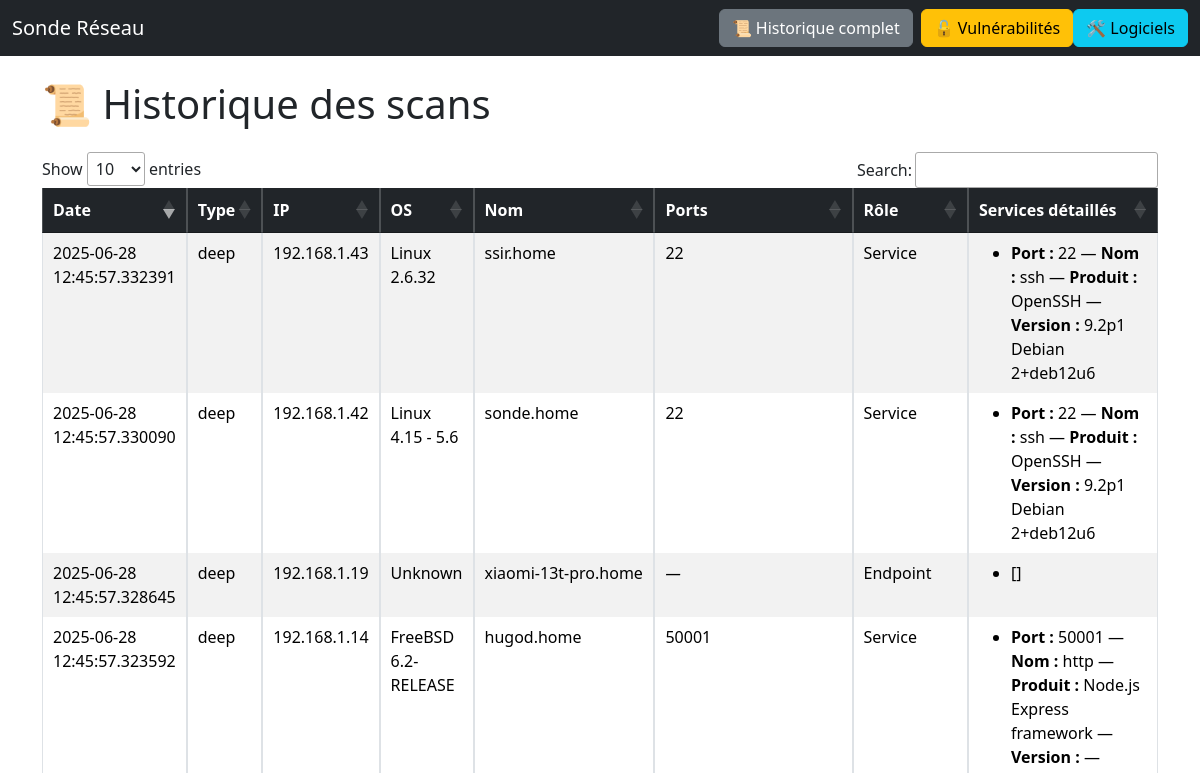
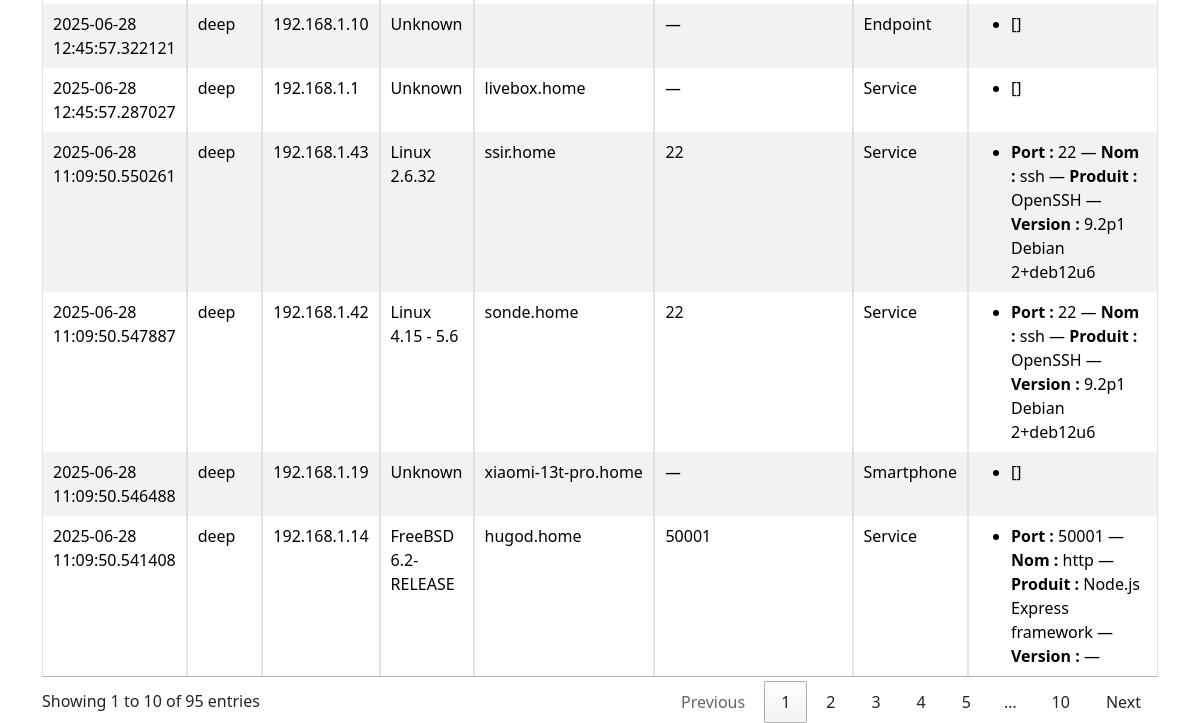
Page /historique on the earlier database version (2 pictures, top to bottom).
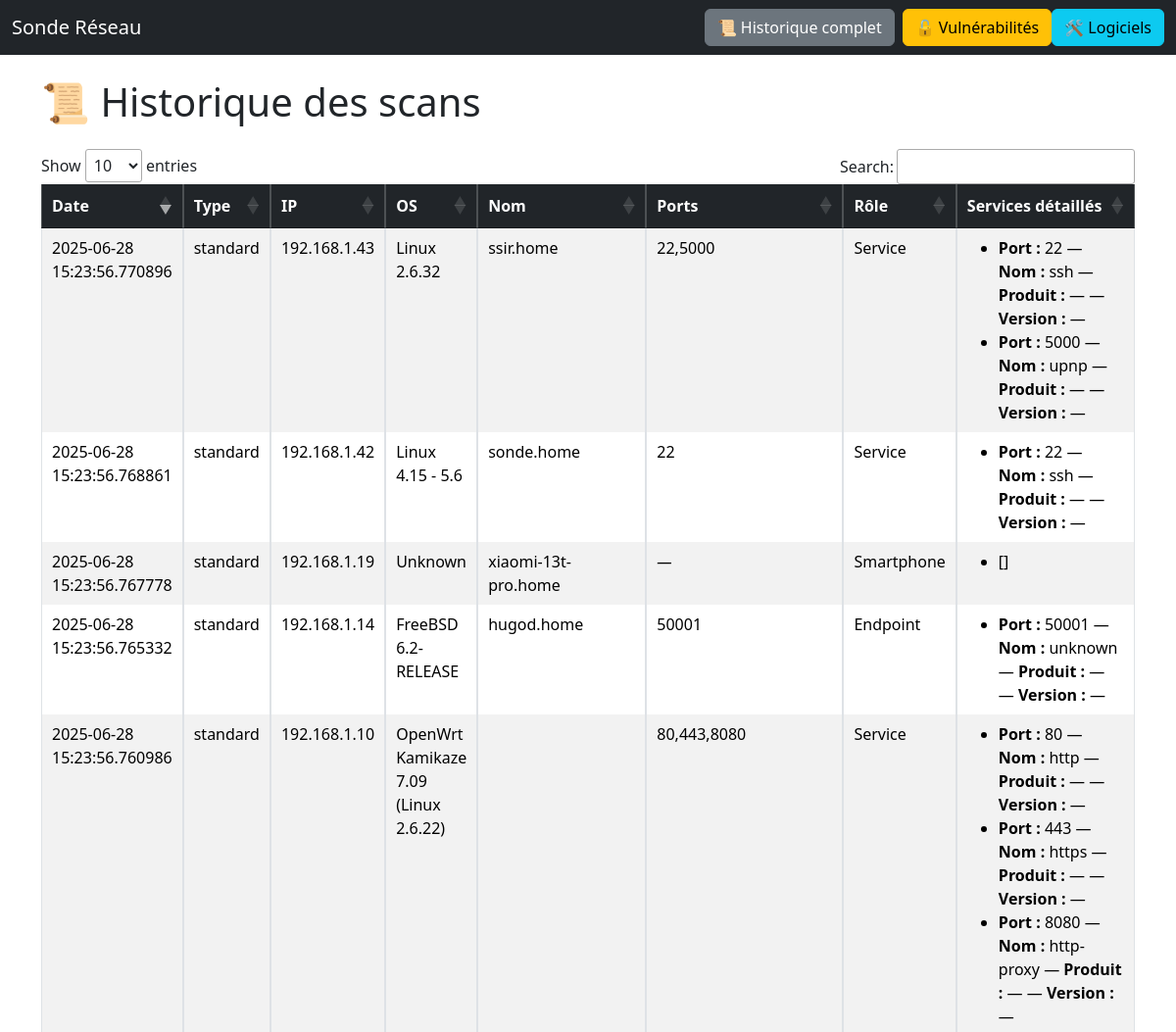
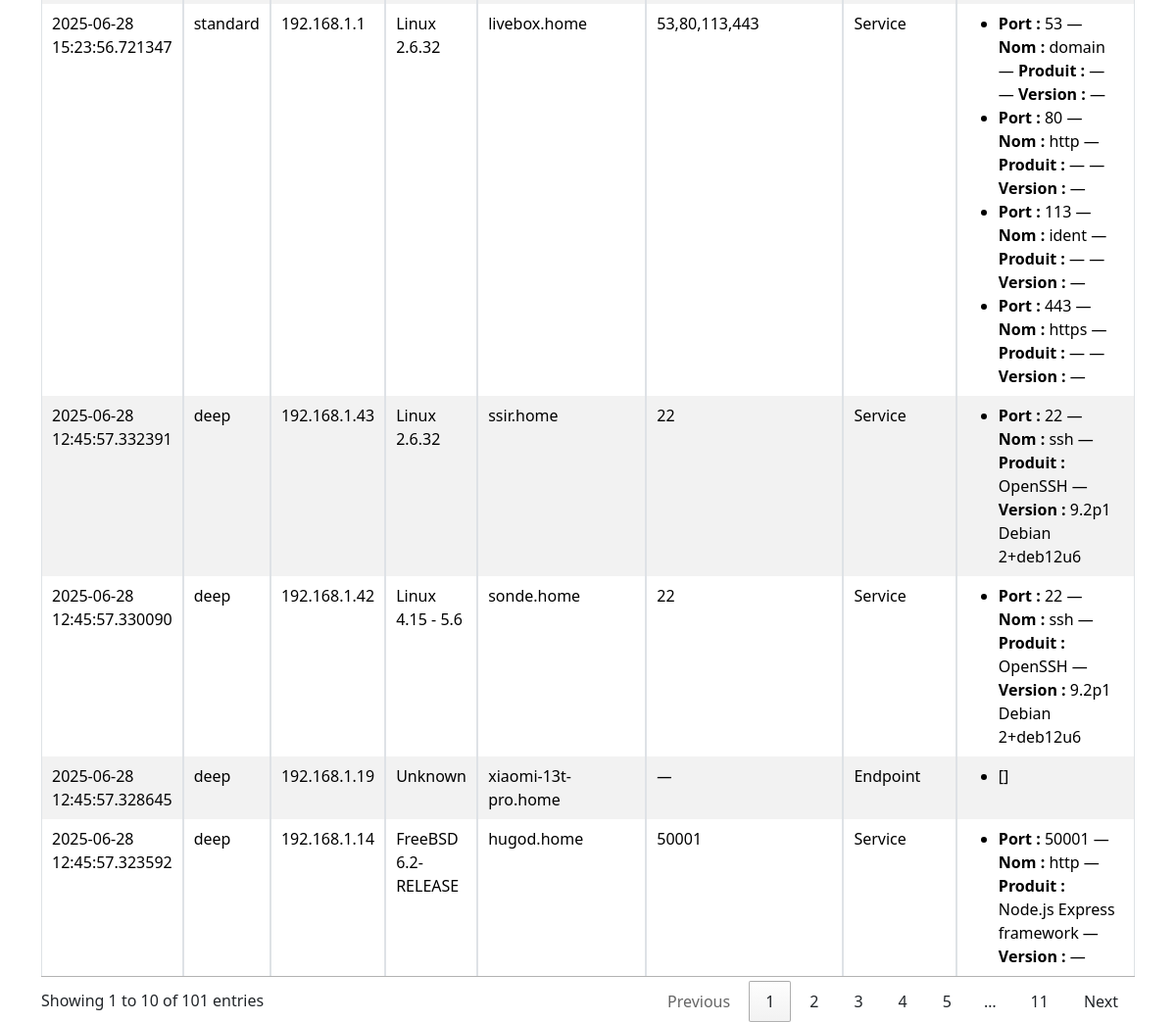
Same page on the later database version (2 pictures, top to bottom).
### BD/scan_db.py (models this page shows)
class Scan(Base):
    __tablename__ = "scans"
    id        = Column(Integer, primary_key=True)
    timestamp = Column(DateTime, default=datetime.utcnow, nullable=False)
    scan_type = Column(String)
    ip        = Column(String)
    os        = Column(String)
    hostname  = Column(String)
    netbios   = Column(String)
    ports     = Column(String)
    role      = Column(String)
    device_type = Column(String)
    services  = Column(Text)
    cves      = Column(Text)
    ai_score  = Column(Float)  # Nouveau champ
    ai_method = Column(String)  # Nouveau champ
    services_rel = relationship(
        "Service", back_populates="scan",
        cascade="all, delete-orphan",
    )

class Service(Base):
    __tablename__ = "services"
    id      = Column(Integer, primary_key=True)
    scan_id = Column(Integer, ForeignKey("scans.id"), nullable=False)
    port    = Column(Integer)
    name    = Column(String)
    product = Column(String)
    version = Column(String)
    cves    = Column(String)
    scan      = relationship("Scan", back_populates="services_rel")
    cve_assoc = relationship(
        "ServiceCVE", back_populates="service",
        cascade="all, delete-orphan",
    )

### app.py (the view)
@app.route("/historique")
def historique():
    session = Session()
    entries = (
        session.query(Scan)
               .options(joinedload(Scan.services_rel))
               .order_by(Scan.timestamp.desc())
               .all()
    )
    session.close()
    return render_template("historique.html", entries=entries)

### templates/historique.html (shortened to what this page needs)
<!DOCTYPE html>
<html lang="fr">
<head>
  <link href="https://cdn.jsdelivr.net/npm/bootstrap@5.3.3/dist/css/bootstrap.min.css" rel="stylesheet">
  <link href="https://cdn.datatables.net/1.13.6/css/jquery.dataTables.min.css" rel="stylesheet">
</head>
<body>
  <nav class="navbar navbar-expand-lg navbar-dark bg-dark">
    <div class="container-fluid">
      <a class="navbar-brand" href="{{ url_for('index') }}">Sonde Réseau</a>
      <div class="d-flex">
        <a href="{{ url_for('historique') }}" class="btn btn-secondary me-2">📜 Historique complet</a>
        <a href="{{ url_for('vulns') }}" class="btn btn-warning">🔓 Vulnérabilités</a>
        <a href="{{ url_for('software') }}" class="btn btn-info">🛠️ Logiciels</a>
      </div>
    </div>
  </nav>
  <div class="container mt-4">
    <h1 class="mb-4">📜 Historique des scans</h1>
    <table id="historiqueTable" class="table table-bordered table-striped">
      <thead class="table-dark">
        <tr>
          <th>Date</th>
          <th>Type</th>
          <th>IP</th>
          <th>OS</th>
          <th>Nom</th>
          <th>Ports</th>
          <th>Rôle</th>
          <th>Services détaillés</th>
        </tr>
      </thead>
      <tbody>
        {% for scan in entries %}
        <tr>
          <td>{{ scan.timestamp }}</td>
          <td>{{ scan.scan_type }}</td>
          <td>{{ scan.ip }}</td>
          <td>{{ scan.os }}</td>
          <td>{{ scan.hostname or "" }}</td>
          <td>
            {% if scan.ports %}
              {{ scan.ports }}
            {% else %}
              <em>—</em>
            {% endif %}
          </td>
          <td>
            {% if scan.role %}
              {{ scan.role }}
            {% else %}
              <em>—</em>
            {% endif %}
          </td>
          <td>
            {% if scan.services_rel %}
              <ul class="mb-0">
                {% for svc in scan.services_rel %}
                <li>
                  <strong>Port :</strong> {{ svc.port or "—" }} —
                  <strong>Nom :</strong> {{ svc.name or "—" }} —
                  <strong>Produit :</strong> {{ svc.product or "—" }} —
                  <strong>Version :</strong> {{ svc.version or "—" }}
                </li>
                {% endfor %}
              </ul>
            {% elif scan.services %}
              <ul class="mb-0">
                {% for line in scan.services.split('\n') %}
                  {% if line.strip() %}
                    <li>{{ line }}</li>
                  {% endif %}
                {% endfor %}
              </ul>
            {% else %}
              <em>—</em>
            {% endif %}
          </td>
        </tr>
        {% endfor %}
      </tbody>
    </table>
  </div>
</body>
</html>

Differences in the rows shown:
no longer on this page (row unchanged): Scan: timestamp "2025-06-28 12:45:57.322121", scan_type "deep", ip "192.168.1.10", os "Unknown", role "Endpoint", services "[]"
no longer on this page (row unchanged): Scan: timestamp "2025-06-28 12:45:57.287027", scan_type "deep", ip "192.168.1.1", os "Unknown", hostname "livebox.home", role "Service", services "[]"
no longer on this page (row unchanged): Scan: timestamp "2025-06-28 11:09:50.550261", scan_type "deep", ip "192.168.1.43", os "Linux 2.6.32", hostname "ssir.home", ports "22", role "Service", shown under "📜 Historique des scans"
no longer on this page (row unchanged): Service: port "22", name "ssh", product "OpenSSH", version "9.2p1 Debian 2+deb12u6", shown under "2025-06-28 11:09:50.550261"
no longer on this page (row unchanged): Scan: timestamp "2025-06-28 11:09:50.547887", scan_type "deep", ip "192.168.1.42", os "Linux 4.15 - 5.6", hostname "sonde.home", ports "22", role "Service", shown under "📜 Historique des scans"
no longer on this page (row unchanged): Service: port "22", name "ssh", product "OpenSSH", version "9.2p1 Debian 2+deb12u6", shown under "2025-06-28 11:09:50.547887"
no longer on this page (row unchanged): Scan: timestamp "2025-06-28 11:09:50.546488", scan_type "deep", ip "192.168.1.19", os "Unknown", hostname "xiaomi-13t-pro.home", role "Smartphone", services "[]"
no longer on this page (row unchanged): Scan: timestamp "2025-06-28 11:09:50.541408", scan_type "deep", ip "192.168.1.14", os "FreeBSD 6.2-RELEASE", hostname "hugod.home", ports "50001", role "Service", shown under "📜 Historique des scans"
no longer on this page (row unchanged): Service: port "50001", name "http", product "Node.js Express framework", version "—", shown under "2025-06-28 11:09:50.541408"
added Scan: timestamp "2025-06-28 15:23:56.770896", scan_type "standard", ip "192.168.1.43", os "Linux 2.6.32", hostname "ssir.home", ports "22,5000", role "Service", shown under "📜 Historique des scans"
added Service: port "22", name "ssh", product "—", version "—", shown under "2025-06-28 15:23:56.770896"
added Service: port "5000", name "upnp", product "—", version "—", shown under "2025-06-28 15:23:56.770896"
added Scan: timestamp "2025-06-28 15:23:56.768861", scan_type "standard", ip "192.168.1.42", os "Linux 4.15 - 5.6", hostname "sonde.home", ports "22", role "Service", shown under "📜 Historique des scans"
added Service: port "22", name "ssh", product "—", version "—", shown under "2025-06-28 15:23:56.768861"
added Scan: timestamp "2025-06-28 15:23:56.767778", scan_type "standard", ip "192.168.1.19", os "Unknown", hostname "xiaomi-13t-pro.home", role "Smartphone", services "[]"
added Scan: timestamp "2025-06-28 15:23:56.765332", scan_type "standard", ip "192.168.1.14", os "FreeBSD 6.2-RELEASE", hostname "hugod.home", ports "50001", role "Endpoint", shown under "📜 Historique des scans"
added Service: port "50001", name "unknown", product "—", version "—", shown under "2025-06-28 15:23:56.765332"
added Scan: timestamp "2025-06-28 15:23:56.760986", scan_type "standard", ip "192.168.1.10", os "OpenWrt Kamikaze 7.09 (Linux 2.6.22)", ports "80,443,8080", role "Service", shown under "📜 Historique des scans"
added Service: port "80", name "http", product "—", version "—", shown under "2025-06-28 15:23:56.760986"
added Service: port "443", name "https", product "—", version "—", shown under "2025-06-28 15:23:56.760986"
added Service: port "8080", name "http-proxy", product "—", version "—", shown under "2025-06-28 15:23:56.760986"
added Scan: timestamp "2025-06-28 15:23:56.721347", scan_type "standard", ip "192.168.1.1", os "Linux 2.6.32", hostname "livebox.home", ports "53,80,113,443", role "Service", shown under "📜 Historique des scans"
added Service: port "53", name "domain", product "—", version "—", shown under "2025-06-28 15:23:56.721347"
added Service: port "80", name "http", product "—", version "—", shown under "2025-06-28 15:23:56.721347"
added Service: port "113", name "ident", product "—", version "—", shown under "2025-06-28 15:23:56.721347"
added Service: port "443", name "https", product "—", version "—", shown under "2025-06-28 15:23:56.721347"
Other differences:
text written by a page script: "Show entries Search: Showing 1 to 10 of 95 entries Previous 1 2 3 4 5 … 10 Next" → "Show entries Search: Showing 1 to 10 of 101 entries Previous 1 2 3 4 5 … 11 Next"
